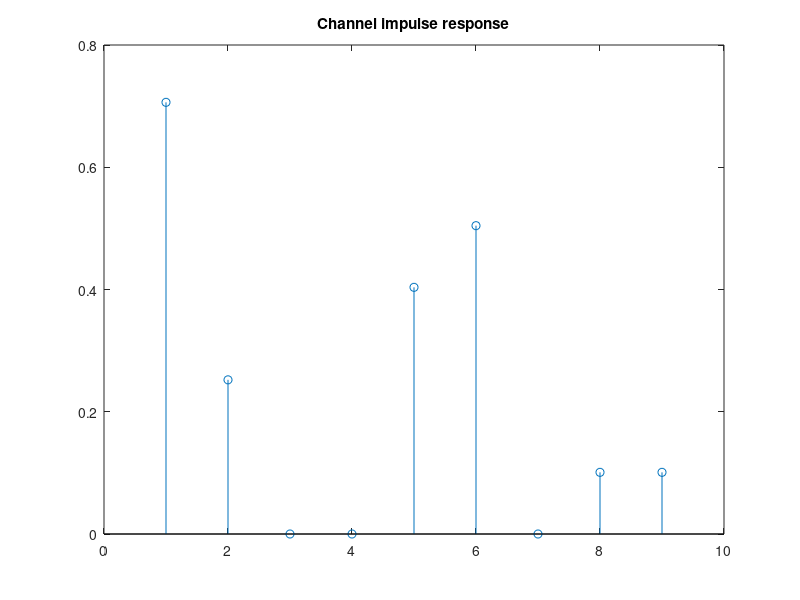
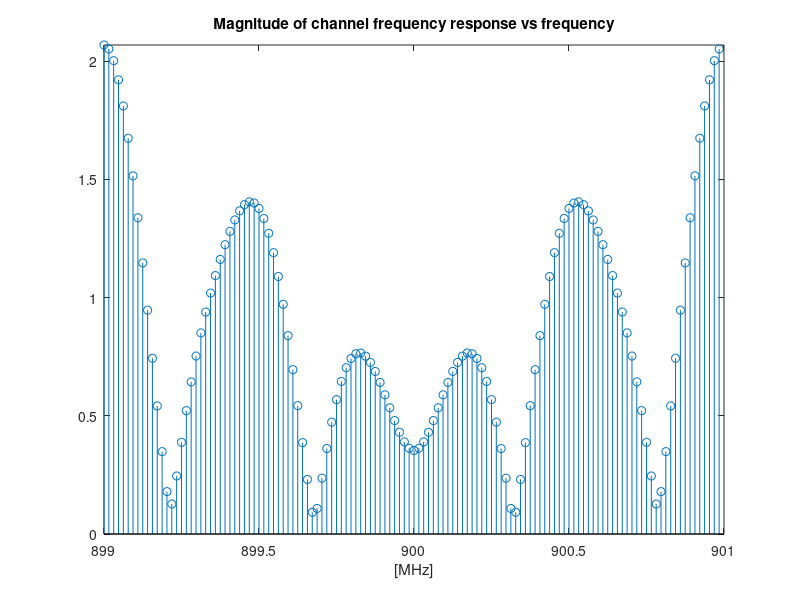

The MATLAB script that drew these images, in order: (Note: this script raises an error after producing the figures.)
clear all;
close all;
warning('off','all');

W = 2*10^6; %bandwidth
fc = 900*10^6; %carrier frequency
psksize = 4;
h = [0.7; 0.25; 0; 0; 0.4; 0.5; 0; 0.1; 0.1];
h = h./norm(h); %normalize channel impulse response such that sum(h)=1
L = length(h);
CP = L-1;
N = 2^ceil(log2(9*CP)); %choose N such as CP/(CP+N) <= 10%
n = -N/2:N/2-1;
f = fc + n*W/N;
figure;
stem(h);
title('Channel impulse response');
figure;
H = fft(h,N);
stem(f./1e6,abs(H));
ylim([0 inf]);
xlabel('[MHz]');
title('Magnitude of channel frequency response vs frequency');
m = 1000; %number of ofdm blocks to transmit
SNR_range_dB = 0:30;
%split the total power equally among all the subcarriers as TX does not have CSIT(not optimal, of course)
P_opt = ones(N,1); %assume total tx power equal to N -> unitary power to each subcarrier

bervec = zeros(1,length(SNR_range_dB));
spctreff = zeros(1,length(SNR_range_dB));
ub = zeros(1,length(SNR_range_dB));
lb = zeros(1,length(SNR_range_dB));
rxbits=zeros(1,length(SNR_range_dB));
% if we apply waterfilling algo, then we can use a higher order modulation
% on the subcarriers with high SNR and lower order modulation on the ones
% with low SNR, i.e. we transmit more on the good subcarriers

qpskmod = comm.QPSKModulator('BitInput',true,'SymbolMapping','Gray'); %use QPSK to modulate the bits with Gray mapping to minimize the distance between symbols -> maximize BER
qpskdemod = comm.QPSKDemodulator('BitOutput',true,'SymbolMapping','Gray'); %demodulate QPSK symbols

%modulation orders to modulate bits after waterfilling
q1 = 64;
q2 = 16;
q3 = 16;
q4 = 4;

%flag to use waterfilling or not
wf = 1;

K = 10;
for k=1:K
    disp(k);
    i = 1;
    for SNR_dB = SNR_range_dB
        No = 10^(-SNR_dB/10); %noise power at current SNR
        if wf==1
            P_opt = waterfilling(abs(H).^2,No,N)';
            maxP=max(P_opt);
            firstmod = find(P_opt>=maxP-maxP/4);
            secondmod = find(P_opt<maxP-maxP/4 & P_opt>=maxP-maxP/2.1);
            %thirdmod = find(P_opt<maxP-maxP/3 & P_opt>=maxP-maxP/2);
            fourthmod = find(P_opt<maxP-maxP/2.1 & P_opt>=0);
            %use a constellation scaled with the average power allocated to
            %the subcarriers that belong to firstmod,secondmod,thirdmod and
            %fourthmod
            mod1 = comm.RectangularQAMModulator(q1,'BitInput',true,'NormalizationMethod','Average Power','AveragePower',mean(P_opt(firstmod)));
            mod2 = comm.RectangularQAMModulator(q2,'BitInput',true,'NormalizationMethod','Average Power','AveragePower',mean(P_opt(secondmod)));
%             mod3 = comm.RectangularQAMModulator(q3,'BitInput',true,'NormalizationMethod','Average Power','AveragePower',mean(P_opt(thirdmod)));
            mod4 = comm.RectangularQAMModulator(q4,'BitInput',true,'NormalizationMethod','Average Power','AveragePower',mean(P_opt(fourthmod)));
        end
        for j=1:m
            if wf==0
                bits = randi([0 1],log2(psksize)*N,1); %generate bits
                d = qpskmod(bits);
            end
            if wf==1
                bits = randi([0 1],log2(q1),N); % generate at most one matrix of log2(highest mod order) x N
                a1 = bits(:,firstmod);
                a2 = bits(:,secondmod);
                %a3 = bits(:,thirdmod);
                a4 = bits(:,fourthmod);
                d1=[];
                d2=[];
                %d3=[];
                d4=[];
                for t=1:size(a1,2)
                    d1(end+1)= mod1(a1(1:log2(q1),t));
                end
                for t=1:size(a2,2)
                    d2(end+1)= mod2(a2(1:log2(q2),t));
                end
%                 for t=1:size(a3,2)
%                     d3(end+1)= mod3(a3(1:log2(q3),t));
%                 end
                for t=1:size(a4,2)
                    d4(end+1)= mod4(a4(1:log2(q4),t));
                end
                d = zeros(1,N); % prepare the vector to transmit
                % fill it up with all the modulated symbols mapped back to the
                % subcarrier they belong to
                d(firstmod) = d1;
                d(secondmod) = d2;
                %d(thirdmod) = d3;
                d(fourthmod) = d4;
                d = reshape(d,N,1); % reshape the row vector into a column vector
            end
            D = sqrt(N) * ifft(d,N); %go back in the time domain; *sqrt(N) is to preserve the power
            x = [D(end-CP+1:end,:); D]; %add the cyclic prefix
            
            y = filter(h,1,x); %ofdm block goes through the fading channel
            y = awgn(y,SNR_dB); %then it goes through the awgn channel
            R = y(CP+1:end,:); %remove the cyclic prefix
            r0 = fft(R,N)/sqrt(N); %go back in frequency domain; /sqrt(N) is to preserve the power
            r_zf = r0./H; %zero-forcing receiver
            if wf==0
                r = qpskdemod(r_zf);
                err = comm.ErrorRate();
                e = err(bits,r);
                ber = e(1);
                numerr = e(2);

                %compute CIs at level 95%(of course they'll be larger and larger with
                %growing SNR as the number of errors becomes smaller)
                [~,ci] = berconfint(numerr,length(bits),0.95);
                lb(i) = lb(i) + ci(1);
                ub(i) = ub(i) + ci(2);
                rxbits(i) = rxbits(i) + length(bits);
            end
            
            if wf==1
                demod1 = comm.RectangularQAMDemodulator(q1,'BitOutput',true,'NormalizationMethod','Average Power','AveragePower',mean(P_opt(firstmod)));
                demod2 = comm.RectangularQAMDemodulator(q2,'BitOutput',true,'NormalizationMethod','Average Power','AveragePower',mean(P_opt(secondmod)));
                %demod3 = comm.RectangularQAMDemodulator(q3,'BitOutput',true,'NormalizationMethod','Average Power','AveragePower',mean(P_opt(thirdmod)));
                demod4 = comm.RectangularQAMDemodulator(q4,'BitOutput',true,'NormalizationMethod','Average Power','AveragePower',mean(P_opt(fourthmod)));
                rx1 = r_zf(firstmod);
                rx2 = r_zf(secondmod);
                %rx3 = r_zf(thirdmod);
                rx4 = r_zf(fourthmod);
                r1=[];
                r2=[];
                %r3=[];
                r4=[];
                for t=1:length(rx1)
                    r1(:,end+1)=demod1(rx1(t));
                end
                for t=1:length(rx2)
                    r2(:,end+1)=demod2(rx2(t));
                end
%                 for t=1:length(rx3)
%                     r3(:,end+1)=demod3(rx3(t));
%                 end
                for t=1:length(rx4)
                    r4(:,end+1)=demod4(rx4(t));
                end
                [~,s1] = size(a1);
                [~,s2] = size(a2);
%                 [~,s3] = size(a3);
                [~,s4] = size(a4);
                e1=0;
                e2=0;
%                 e3=0;
                e4=0;
                if s1>0
                    [e1,ber1] = biterr(a1,r1);
                end
                if s2>0
                    [e2,ber2] = biterr(a2(1:log2(q2),:),r2);
                end
%                 if s3>0
%                     [e3,ber3] = biterr(a3(1:log2(q3),:),r3);
%                 end
                if s4>0
                    [e4,ber4] = biterr(a4(1:log2(q4),:),r4);
                end
                %ber = (e1+e2+e3+e4)/(numel(a1)+numel(a2(1:log2(q2),:))+numel(a3(1:log2(q3),:))+numel(a4(1:log2(q4),:)));
%                 ber = (e1+e2+e3+e4)/(numel(a1)+numel(r2)+numel(r3)+numel(r4));
                ber = (e1+e2+e4)/(numel(a1)+numel(r2)+numel(r4));
                rxbits(i) = rxbits(i) + numel(r1)+numel(r2)+numel(r4);
            end
            
            bervec(i) = bervec(i) + ber;
            spctreff(i) = spctreff(i) + sum(log2(1+abs(H).^2.*P_opt./No))/(N+CP);
        end
        i = i + 1;
    end
end

bervec = bervec./(m*K);
spctreff = spctreff./(m*K);
capacity = spctreff.*W;
throughput = rxbits./(m*K);
ub = ub./(m*K);
lb = lb./(m*K);

if wf==0
    figure;
    semilogy(SNR_range_dB,bervec,'-xr');
    hold on
    errorbar(SNR_range_dB,bervec,bervec-lb,ub-bervec,'LineStyle','none','Color','k');
    hold off
    xlabel('SNR (dB)');
    ylabel('BER');
    title('BER vs SNR with CIs at level 95%');
    grid on;
end
if wf==1
    figure;
    semilogy(SNR_range_dB,bervec,'-xr');
    xlabel('SNR (dB)');
    ylabel('BER');
    title('BER vs SNR');
    grid on;
end

figure;
plot(SNR_range_dB, capacity, '+g-');
xlabel('SNR (dB)');
%ylim([0, 1]);
ylabel('Capacity [bit/s]');
title('Capacity vs SNR');
grid on;

figure;
plot(SNR_range_dB, throughput, '+g-');
xlabel('SNR (dB)');
%ylim([0, 1]);
ylabel('Throughput [bit/s]');
title('Throughput vs SNR');
grid on;

function Popt = waterfilling(H2, N0, barP)


N = length(H2);

[H2sort, idx] = sort(H2,'descend'); % order channel gains in descending order


for n=N:-1:1
    
    lambda = n/(barP + sum(N0./H2sort(1:n)));
    P = (1/lambda - N0./H2sort(1:n)); % compute powers
    
    if (P(end)>=0) %found solution
        Pbest=P;
        pos=n;
        break
    end
    % otherwise consider less subcarriers
end

Popt = zeros(1,N);
Popt(idx(1:n))= Pbest;
end